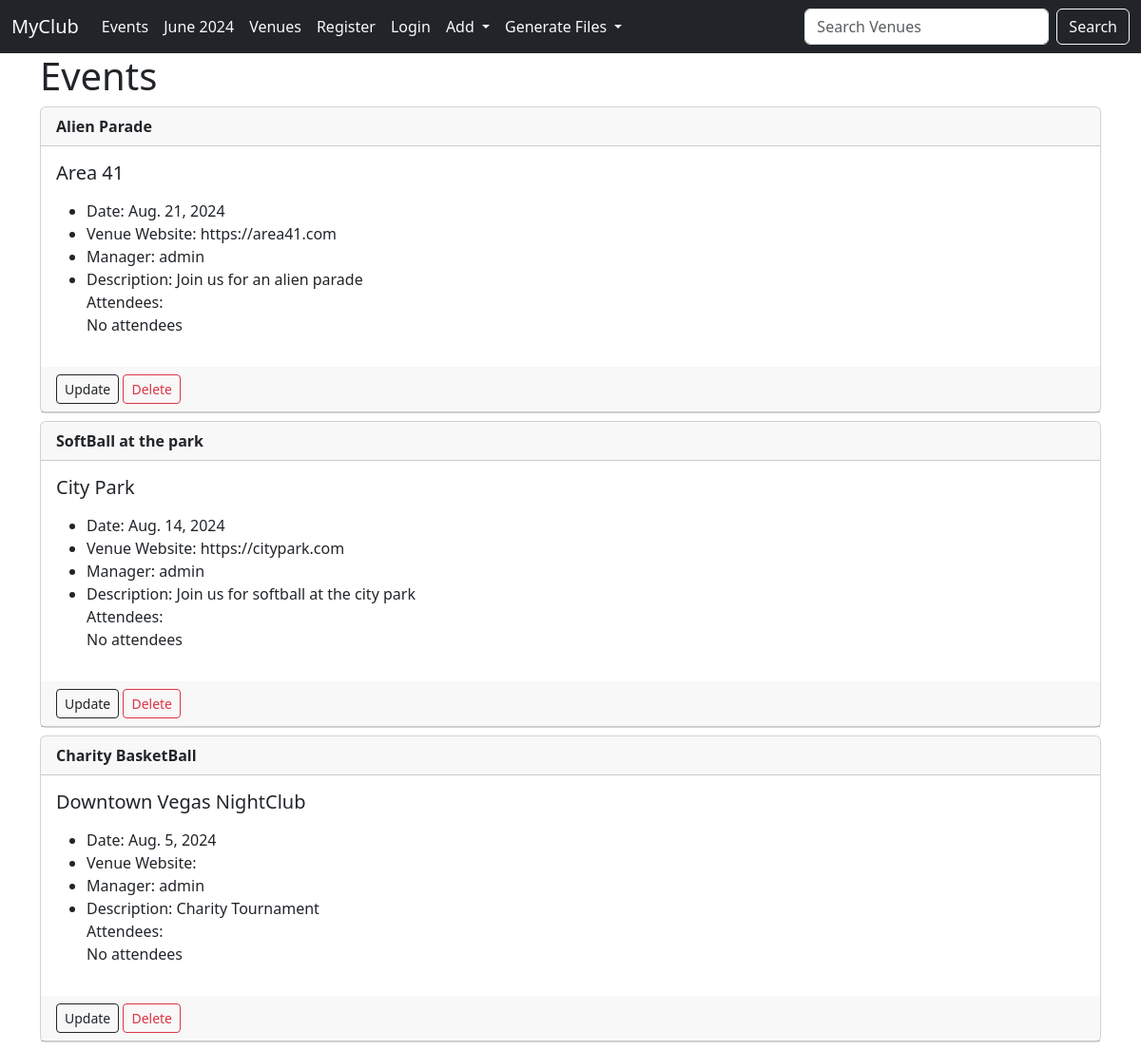
Before: /events with the older database file.
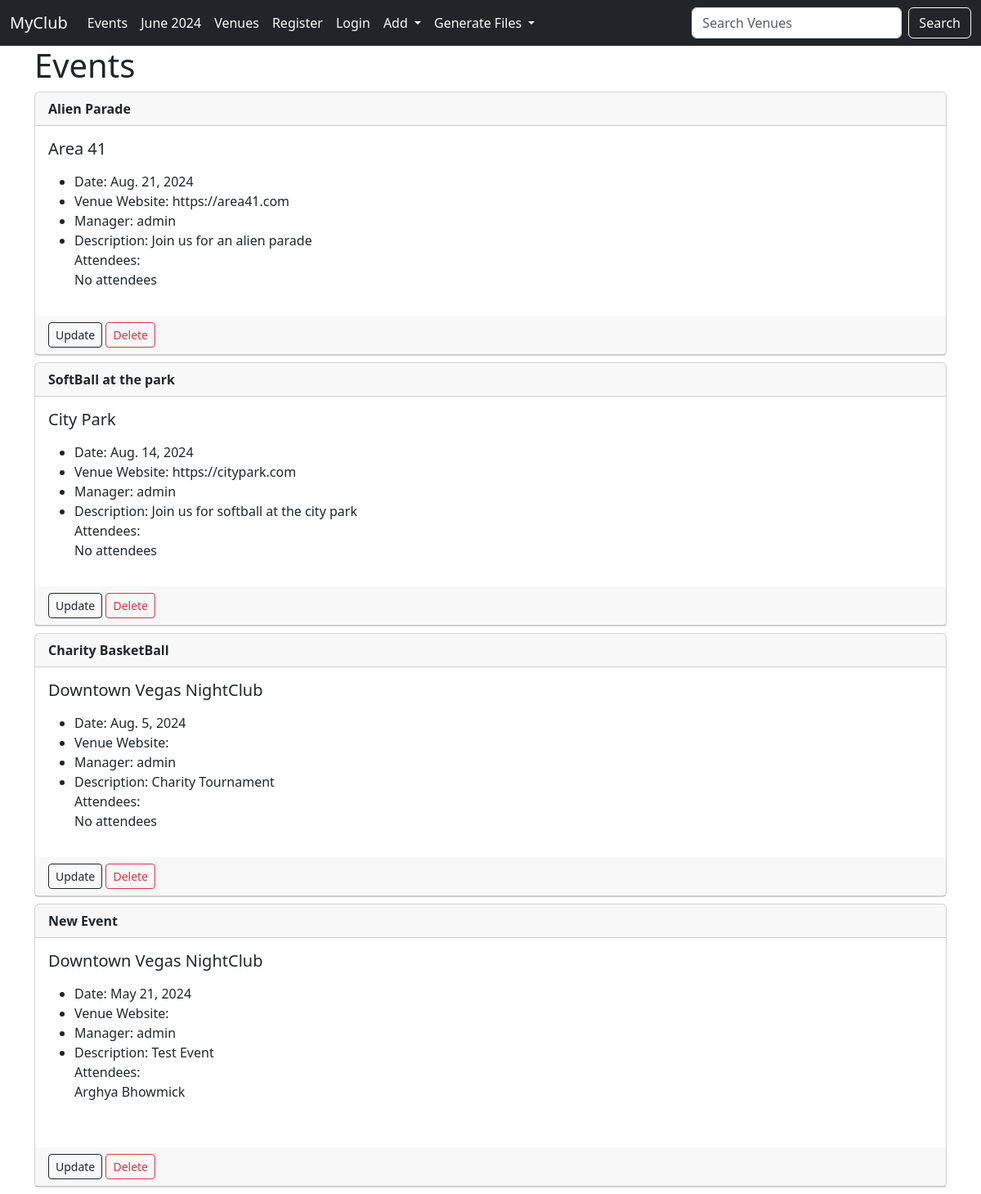
After: the same page with the newer database file.
### events/models.py (models this page shows)
class Event(models.Model):
    name = models.CharField(max_length=100)
    event_date = models.DateField()
    venue = models.ForeignKey(Venue, blank=True, null=True, on_delete=models.CASCADE)
    attendees = models.ManyToManyField(MyClubUser, blank=True)
    manager = models.ForeignKey(User, blank=True, null=True, on_delete=models.SET_NULL)
    description = models.TextField(blank=True)
    def __str__(self):
        return self.name

class Venue(models.Model):
    name = models.CharField("Venue Name", max_length=100)
    address = models.CharField(max_length=300)
    zip_code = models.CharField("Zip Code", max_length=15)
    phone = models.CharField("Contact Phone", max_length=25, blank=True)
    web = models.URLField("Website Address",blank=True)
    email = models.EmailField("Email Address",blank=True)
    def __str__(self):
        return self.name

class MyClubUser(models.Model):
    first_name = models.CharField(max_length=30)
    last_name = models.CharField(max_length=30)
    email = models.EmailField("User Email")
    def __str__(self):
        return self.first_name + " " + self.last_name

### events/views.py (the view)
# urls.py: path('events',views.all_events, name='list-events'),
def all_events(request):
    event_list = Event.objects.all().order_by("-event_date")
    return render(request, "events/event_list.html", {"event_list": event_list})

### events/templates/events/event_list.html (shortened to what this page needs)
{%extends 'events/base.html'%}
{%block content%}
<h1>Events</h1>
{% for event in event_list %}
<div class="card my-2">
    <div class="card-header">
        <strong>{{event}}</strong>
    </div>
    <div class="card-body">
        <h5 class="card-title">{{event.venue}}</h5>
        <p class="card-text">
        <ul>
            <li>Date: {{event.event_date}}</li>
            <li>Venue Website: {{event.venue.web}}</li>
            <li>Manager: {{event.manager}}</li>
            <li>Description: {{event.description}}</li>
            Attendees:<br>
            {%if event.attendees.all %}
            {% for attendee in event.attendees.all %}
            {{attendee}}<br>
            {% endfor %}
            {% else %}
            No attendees
            {% endif %}
        </ul>
        </p>
    </div>
    <div class="card-header">
        <a href="{% url 'update-event' event.id %}" class="btn btn-sm btn-outline-dark">Update</a>
        <a href="{% url 'delete-event' event.id %}" class="btn btn-sm btn-outline-danger">Delete</a>
    </div>
</div>
{% endfor %}
{%endblock%}

### events/templates/events/base.html (shortened to what this page needs)
<!doctype html>
<html lang="en">
<head>
    <link href="https://cdn.jsdelivr.net/npm/bootstrap@5.3.3/dist/css/bootstrap.min.css" rel="stylesheet"
>
</head>
<body>
    {% include 'events/navbar.html' %}
    <div class="container">
        {% block content %}
        {% endblock %}
    </div>
</body>
</html>

### events/templates/events/navbar.html (shortened to what this page needs)
<nav class="navbar navbar-expand-lg bg-dark text-light">
    <div class="container-fluid">
      <a class="navbar-brand text-light" href="{% url 'home' %}">MyClub</a>
      <div class="collapse navbar-collapse" id="navbarSupportedContent">
        <ul class="navbar-nav me-auto mb-2 mb-lg-0">
          <li class="nav-item">
            <a class="nav-link active text-light" aria-current="page" href="{% url 'list-events' %}">Events</a>
          </li>
          <li class="nav-item">
            <a class="nav-link text-light" href="{% url 'home' '2024' 'June' %}">June 2024</a>
          </li>
          <li class="nav-item">
            <a class="nav-link text-light" href="{% url 'list-venues' %}">Venues</a>
          </li>
          {% if user.is_authenticated %}
          <li class="nav-item"></li>
            <a class="nav-link text-light" href="{% url 'logout-user' %}">Logout</a>
          </li>
          {% else %}
            <a class="nav-link text-light" href="{% url 'register-user' %}">Register</a>
          <li class="nav-item">
            <a class="nav-link text-light" href="{% url 'login-user' %}">Login</a>
          </li>
          {% endif %}
          <li class="nav-item dropdown bg-dark">
            <a class="nav-link dropdown-toggle  text-light" href="#" role="button" data-bs-toggle="dropdown" aria-expanded="false">
              Add
            </a>
          </li>
          <li class="nav-item dropdown bg-dark">
            <a class="nav-link dropdown-toggle  text-light" href="#" role="button" data-bs-toggle="dropdown" aria-expanded="false">
              Generate Files
            </a>
          </li>
        </ul>
        <form class="d-flex" role="search" method=POST action="{% url 'search-venues' %}">
          <input class="form-control me-2" type="search" placeholder="Search Venues" name="searched" aria-label="Search">
          <button class="btn btn-outline-light text-light" type="submit">Search</button>
        </form>
      </div>
    </div>
</nav>

Changed rows visible on the page:
added Event: name "New Event", venue "Downtown Vegas NightClub", event_date "May 21, 2024", manager "admin", description "Test Event"
now on this page (row unchanged): MyClubUser: first_name+last_name "Arghya Bhowmick"
